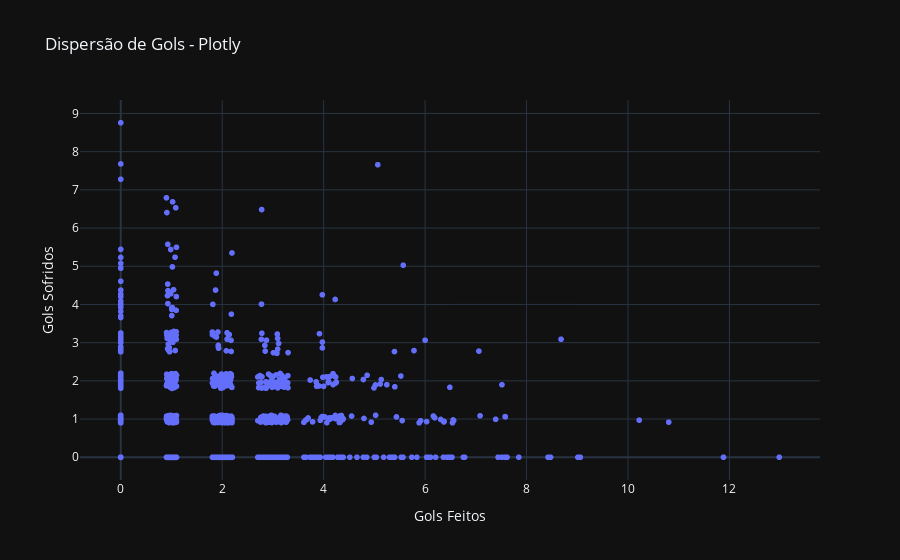

Notebook cell for this chart:
### Code cell
# Q3 - Dispersão entre gols feitos e sofridos

# Leve distorção para espalhar os pontos
gols = wc[['gols_1','gols_2']] * np.random.uniform(0.9, 1.1, (len(wc), 2))

# ---------- Matplotlib ----------
plt.figure(figsize=(6,6))
plt.scatter(gols['gols_1'], gols['gols_2'], alpha=0.6, color='crimson')
plt.title('Dispersão de Gols - Matplotlib')
plt.xlabel('Gols Feitos (time_1)')
plt.ylabel('Gols Sofridos (time_2)')
plt.show()

# ---------- Seaborn ----------
plt.figure(figsize=(6,6))
sns.scatterplot(data=gols, x='gols_1', y='gols_2', alpha=0.6)
plt.title('Dispersão de Gols - Seaborn')
plt.xlabel('Gols Feitos (time_1)')
plt.ylabel('Gols Sofridos (time_2)')
plt.show()

# ---------- Plotly ----------
fig = px.scatter(
    gols, x='gols_1', y='gols_2',
    title='Dispersão de Gols - Plotly',
    labels={'gols_1':'Gols Feitos', 'gols_2':'Gols Sofridos'}
)
fig.show()

### Figure 1 — Plotly figure (JSON) as saved in the notebook; plotly's stock layout.template omitted (floating-point values rounded to 4 significant figures; data arrays with more than 128 entries replaced by an {"elided": "..."} marker saying what was removed)
{"data": [{"hovertemplate": "Gols Feitos=%{x}<br>Gols Sofridos=%{y}<extra></extra>", "legendgroup": "", "marker": {"color": "#636efa", "symbol": "circle"}, "mode": "markers", "name": "", "showlegend": false, "type": "scattergl", "x": {"elided": "1312 float values"}, "xaxis": "x", "y": {"elided": "1312 float values"}, "yaxis": "y"}], "layout": {"legend": {"tracegroupgap": 0}, "title": {"text": "Dispersão de Gols - Plotly"}, "xaxis": {"anchor": "y", "domain": [0, 1], "title": {"text": "Gols Feitos"}}, "yaxis": {"anchor": "x", "domain": [0, 1], "title": {"text": "Gols Sofridos"}}}}
